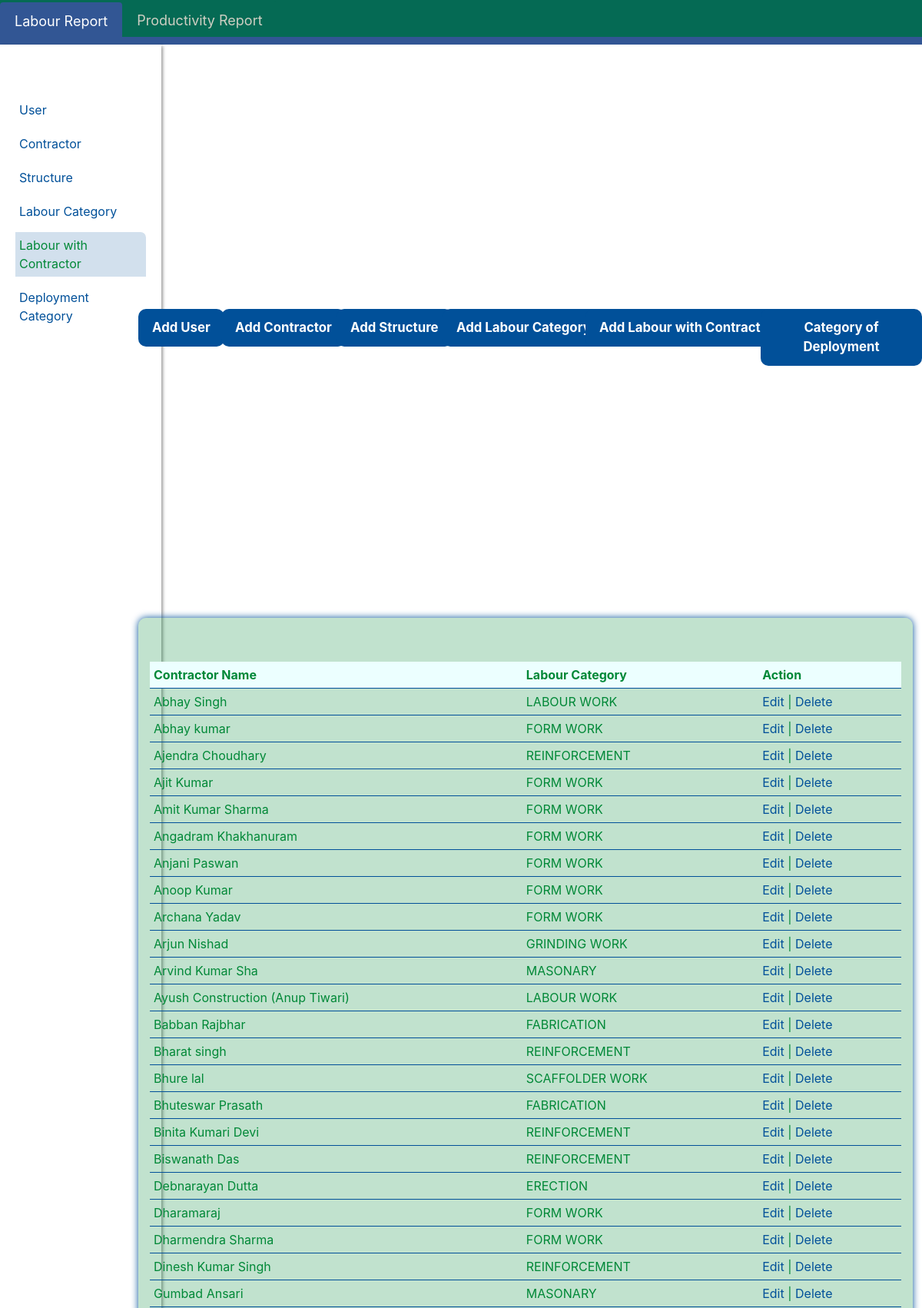
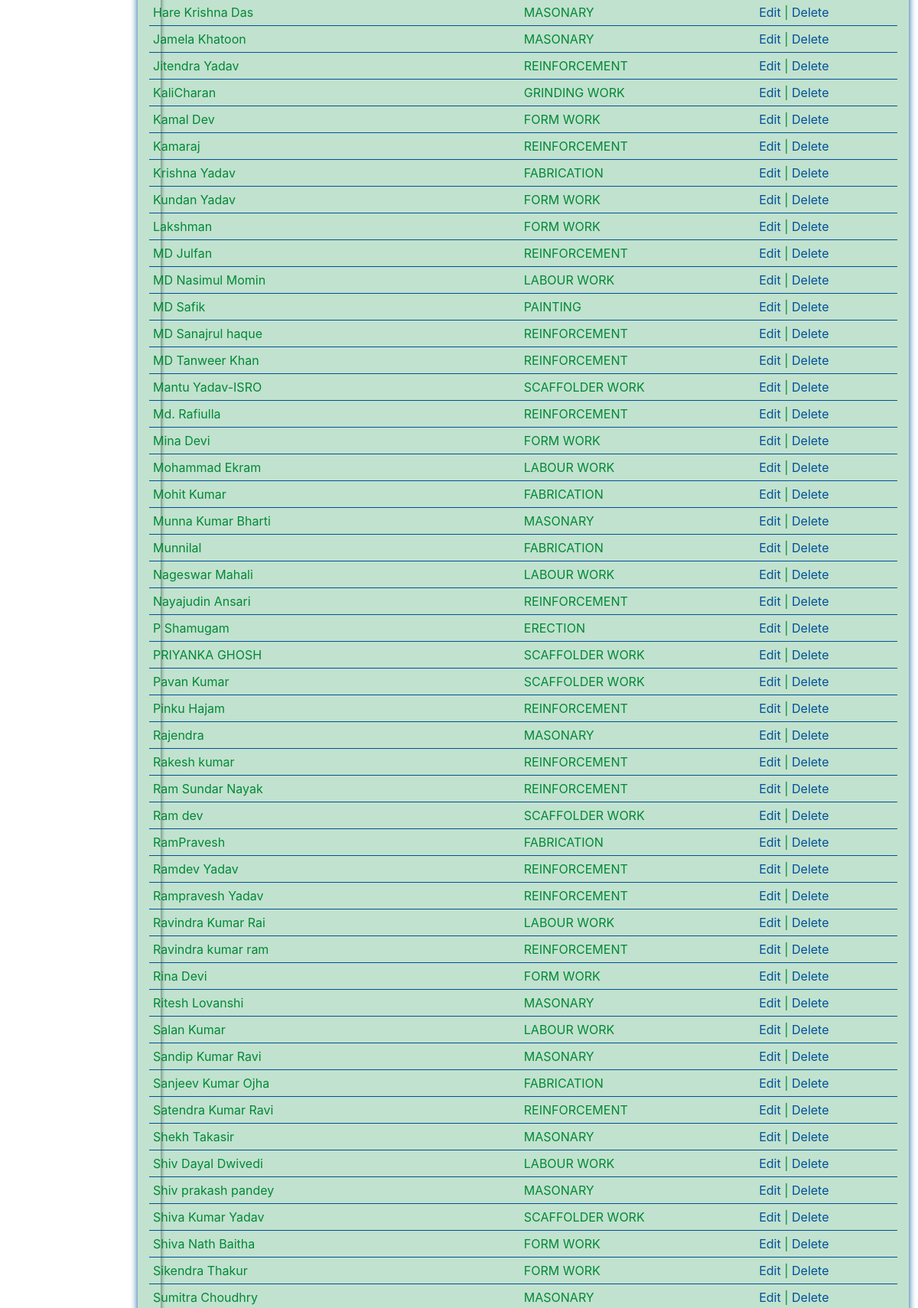
The app's page /ShowLabourOfContractor/ (signed in, upper part) with its own data (2 pictures, top to bottom).
### LabourReport/models.py (models this page shows)
class AddLabour(models.Model):
    LabourCategory=models.CharField(max_length=200, null=True)
    def __str__(self):
        return self.LabourCategory

class ContractorDetail(models.Model):
    ContractorName=models.CharField(max_length=200, null=True)
    ContractorNumber=models.IntegerField(null=True)
    def __str__(self):
        return str(self.ContractorName)

### LabourReport/decorators.py (the view)
        def wrapper_func(request, *args, **kwargs):
            group = None
            if request.user.groups.exists():
                group = request.user.groups.all()[0].name
            if group in allowed_roles:
                return view_func(request, *args, **kwargs)
            else:
                return HttpResponse('You are not authorized to view this page')

### LabourReport/views.py (called while the page is built)
@login_required(login_url='Login')
@allowed_users(allowed_roles=['Admin'])
def ShowLabourOfContractor(request):
    data = LabourOfContractor.objects.all()
    df = pd.DataFrame(columns=['ContractorName','LabourCategory','id'])
    for i in data:
        df.loc[len(df)] = {'ContractorName':str(i.ContractorName),'LabourCategory':i.LabourCategory,'id':i.id}
    df = df.sort_values(by='ContractorName')
    return render(request,'LabourReport/Admin/ShowLabourOfContractor.html',{'data':df})

### LabourReport/templates/LabourReport/Admin/ShowLabourOfContractor.html (shortened to what this page needs)
{% extends 'LabourReport/NavbarLR.html' %}
{% load static %}
{% block css %}
<link rel="stylesheet" href="{% static '/css/Admin/Admin.css' %}">
{% endblock %}
{% block content %}
  <div class="sidebar">
        <br><br>
        <a href="{% url 'HomeAdmin' %}" >User</a>
        <a href="{% url 'Contractor' %}" >Contractor</a>
        <a href="{% url 'ShowStructure' %}" >Structure</a>
        <a href="{% url 'ShowLabours' %}" >Labour Category</a>
        <a href="{% url 'ShowLabourOfContractor' %}" class="sidebar-item active">Labour with Contractor</a>
        <a href="{% url 'ShowActivity' %}" >Deployment Category</a>
  </div>
    <a href="{% url 'AddUser' %}" class="addSE">Add User</a>
    <a href="{% url 'AddContractor' %}" class="addCatDeploy">Add Contractor</a>
    <a href="{% url 'AddStructure' %}" class="addCont">Add Structure</a>
    <a href="{% url 'AddLabours' %}" class="reset">Add Labour Category</a>
    <a href="{% url 'LabourOfContractor' %}" class="LabToCont">Add Labour with Contractor</a>
    <a href="{% url 'AddActivity' %}" class="addCat">Category of Deployment</a>
    <div id="DataDisplay" >
      <div id="data">
        <table>
          <tr style="position: sticky; width:100%;top:0%;background-color: rgb(236, 255, 255);">
            <th>Contractor Name</th>
            <th>Labour Category</th>
            <th>Action</th>
          </tr>
          {% for i in data.itertuples %}
          <tr>
            <td>{{i.ContractorName}}</td>
            <td>{{i.LabourCategory}}</td>
            <td><a href="{% url 'EditLabourOfContractor' i.id %}">Edit</a> | <a onclick="Delete()" href="{% url 'DeleteLabourOfContractor' i.id %}">Delete</a></td>
          </tr>
          {% endfor %}
        </table>
      </div>
    </div>
{% endblock %}

### static/css/Admin/Admin.css (style rules this page uses)
.addSE { display: block; background: #a8a8a8; padding: 6% 5% 6% 5%; font-size: 100%; text-align: center; font-weight: bold; line-height: 25px; position: absolute; border-radius: 5%; color: #ffffff; background-color: #a8a8a8; top: 25%; left: 35%; }
.addCont { display: block; background: #a8a8a8; padding: 6% 5% 6% 5%; font-size: 100%; text-align: center; font-weight: bold; line-height: 25px; position: absolute; border-radius: 5%; color: #ffffff; background-color: #a8a8a8; top: 40%; left: 28%; }
.reset { display: block; background: #a8a8a8; padding: 6% 6% 6% 6%; font-size: 100%; text-align: center; font-weight: bold; line-height: 25px; position: absolute; border-radius: 5%; color: #ffffff; background-color: #a8a8a8; top: 70%; left: 21%; }
.addCat { display: block; background: #a8a8a8; padding: 6% 5% 6% 5%; font-size: 100%; text-align: center; font-weight: bold; line-height: 25px; position: absolute; border-radius: 5%; color: #ffffff; background-color: #a8a8a8; top: 55%; left: 22.5%; }
@media only screen and (min-width: 600px) { #DataDisplay { position: absolute; top: 20%; left: 15%; width: 84%; height: 71%; background-color: #0088363e; border-radius: 10px; box-shadow: 0 0 10px 0 #015099; } }
@media only screen and (min-width: 600px) { .addSE { display: block; padding: 1% 1.5%; font-size: 105%; text-align: center; font-weight: bold; line-height: 25px; position: absolute; border-radius: 10px; color: #ffffff; background-color: #015099; top: 10%; left: 15%; animation: zoomout 0.7s forwards ; } }
@media only screen and (min-width: 600px) { .addCatDeploy { display: block; padding: 1% 1.5%; font-size: 105%; text-align: center; font-weight: bold; line-height: 25px; position: absolute; border-radius: 10px; color: #ffffff; background-color: #015099; top: 10%; left: 24%; animation: zoomout 0.7s forwards ; } }
@media only screen and (min-width: 600px) { .LabToCont { display: block; padding: 1% 1.5%; font-size: 105%; text-align: center; font-weight: bold; line-height: 25px; position: absolute; border-radius: 10px; color: #ffffff; background-color: #015099; top: 10%; left: 63.5%; animation: zoomout 0.7s forwards ; } }
@media only screen and (min-width: 600px) { .addCont { display: block; padding: 1% 1.5%; font-size: 105%; text-align: center; font-weight: bold; line-height: 25px; position: absolute; border-radius: 10px; color: #ffffff; background-color: #015099; top: 10%; left: 36.5%; animation: zoomout 0.7s forwards ; } }
@media only screen and (min-width: 600px) { .reset { display: block; padding: 1% 1.5%; font-size: 105%; text-align: center; font-weight: bold; line-height: 25px; position: absolute; border-radius: 10px; color: #ffffff; background-color: #015099; top: 10%; left: 48%; animation: zoomout 0.7s forwards ; } }
@media only screen and (min-width: 600px) { .addCat { display: block; padding: 1% 1.5%; font-size: 105%; text-align: center; font-weight: bold; line-height: 25px; position: absolute; border-radius: 10px; color: #ffffff; background-color: #015099; top: 10%; left: 82.5%; animation: zoomout 0.7s forwards ; } }

### LabourReport/templates/LabourReport/Admin/ShowLabourOfContractor.html (style rules this page uses)
.sidebar { display: block; top: 0; left: 0; width: 210px; height: 90vh; color: #000; background-color: #fff; padding: 20px; box-shadow: 2px 2px 4px rgba(0, 0, 0, 0.4); }
.sidebar a { padding: 5px; display: block; color: #015099; text-decoration: none; margin-bottom: 10px; position: relative; }
.sidebar a:before { content: ""; position: absolute; width: 0%; height: 100%; background-color: #008837; z-index: -1; transition: all 0.3s ease-in-out; }
.sidebar a:after { content: ""; position: absolute; bottom: 0; left: 0; width: 100%; height: 3px; background-color: #008837; transform: scaleX(0); transform-origin: right; transition: transform 0.3s ease-in-out; }
.sidebar-item.active { color: #008837; background-color: #0150992d; border-top-right-radius: 7px; }
#data { position: absolute; top: 2%; left: 1.5%; font-size: 100%; border:0px; overflow-y:auto; height: 100%; width: 97%; color: #008837; background-color: transparent; animation: zoomout 0.5s forwards ; }
#data table { width: 100%; border-collapse: collapse; }
#data td,th { padding: 5px; }
#data tr { border-bottom: 1px solid #015099; }
#data a { color: #015099; }

### records on screen
AddLabour: ContractorName "Abhay Singh", LabourCategory "LABOUR WORK", ContractorName "Ayush Construction (Anup Tiwari)", ContractorName "MD Nasimul Momin", ContractorName "Mohammad Ekram", ContractorName "Nageswar Mahali", ContractorName "Ravindra Kumar Rai", ContractorName "Salan Kumar", ContractorName "Shiv Dayal Dwivedi"
AddLabour: ContractorName "Abhay kumar", LabourCategory "FORM WORK", ContractorName "Ajit Kumar", ContractorName "Amit Kumar Sharma", ContractorName "Angadram Khakhanuram", ContractorName "Anjani Paswan", ContractorName "Anoop Kumar", ContractorName "Archana Yadav", ContractorName "Dharamaraj", ContractorName "Dharmendra Sharma", ContractorName "Kamal Dev", ContractorName "Kundan Yadav", ContractorName "Lakshman", ContractorName "Mina Devi", ContractorName "Rina Devi", ContractorName "Shiva Nath Baitha", ContractorName "Sikendra Thakur"
AddLabour: ContractorName "Ajendra Choudhary", LabourCategory "REINFORCEMENT", ContractorName "Bharat singh", ContractorName "Binita Kumari Devi", ContractorName "Biswanath Das", ContractorName "Dinesh Kumar Singh", ContractorName "Jitendra Yadav", ContractorName "Kamaraj", ContractorName "MD Julfan", ContractorName "MD Sanajrul haque", ContractorName "MD Tanweer Khan", ContractorName "Md. Rafiulla", ContractorName "Nayajudin Ansari", ContractorName "Pinku Hajam", ContractorName "Rakesh kumar", ContractorName "Ram Sundar Nayak", ContractorName "Ramdev Yadav", ContractorName "Rampravesh Yadav", ContractorName "Ravindra kumar ram", ContractorName "Satendra Kumar Ravi"
AddLabour: ContractorName "Arjun Nishad", LabourCategory "GRINDING WORK", ContractorName "KaliCharan"
AddLabour: ContractorName "Arvind Kumar Sha", LabourCategory "MASONARY", ContractorName "Gumbad Ansari", ContractorName "Hare Krishna Das", ContractorName "Jamela Khatoon", ContractorName "Munna Kumar Bharti", ContractorName "Rajendra", ContractorName "Ritesh Lovanshi", ContractorName "Sandip Kumar Ravi", ContractorName "Shekh Takasir", ContractorName "Shiv prakash pandey", ContractorName "Sumitra Choudhry"
AddLabour: ContractorName "Babban Rajbhar", LabourCategory "FABRICATION", ContractorName "Bhuteswar Prasath", ContractorName "Krishna Yadav", ContractorName "Mohit Kumar", ContractorName "Munnilal", ContractorName "RamPravesh", ContractorName "Sanjeev Kumar Ojha"
AddLabour: ContractorName "Bhure lal", LabourCategory "SCAFFOLDER WORK", ContractorName "Mantu Yadav-ISRO", ContractorName "PRIYANKA GHOSH", ContractorName "Pavan Kumar", ContractorName "Ram dev", ContractorName "Shiva Kumar Yadav"
AddLabour: ContractorName "Debnarayan Dutta", LabourCategory "ERECTION", ContractorName "P Shamugam"
AddLabour: ContractorName "MD Safik", LabourCategory "PAINTING"
